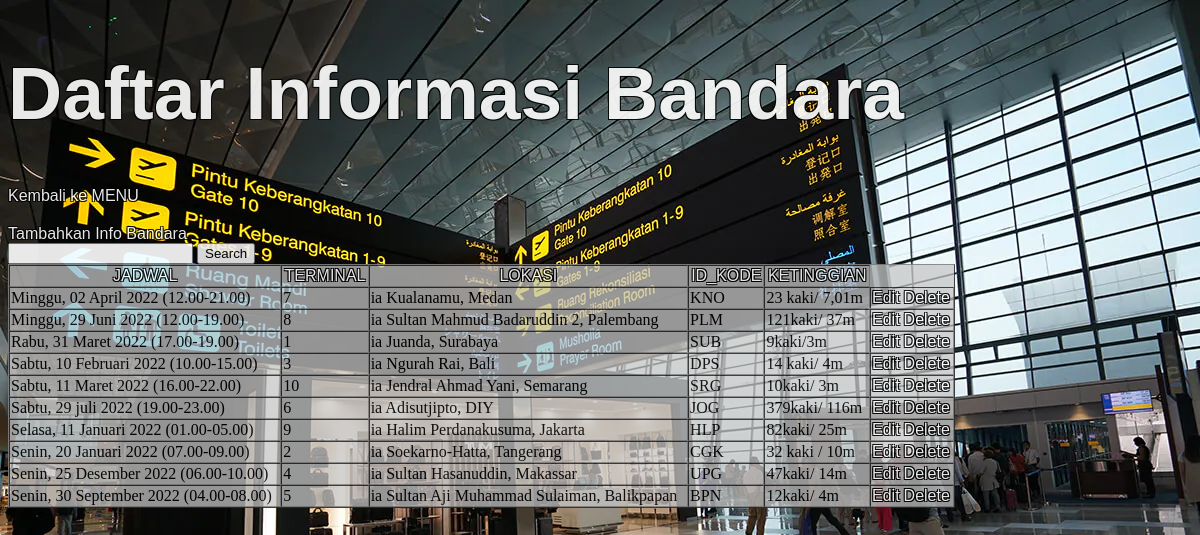
/bandara.php?orderby=JADWAL&pos=ASC, run on the app's committed database.
### tables this page shows
CREATE TABLE `bandara` (
  `JADWAL` varchar(50) NOT NULL,
  `TERMINAL` int(50) NOT NULL,
  `LOKASI` varchar(50) NOT NULL,
  `ID_KODE` varchar(50) NOT NULL,
  `KETINGGIAN` varchar(50) NOT NULL
);

### bandara.php (the view, shortened to what this page needs)
<?php
include_once ("config.php");
if(isset($_GET['search'])){
    $search = $_GET['search'];
    $search = strtolower($search);
}else $search = '';
if(isset($_GET['orderby']) and isset($_GET['pos'])){
    $orderby = $_GET['orderby'];
    $pos = $_GET['pos'];
    $result = mysqli_query($mysqli, "SELECT * FROM bandara ORDER BY $orderby $pos");
}else{
    $pos = '';
    $orderby = '';
    $result = mysqli_query($mysqli, "SELECT * FROM bandara");
}
?>
<!DOCTYPE html>
<html>
    <head>
        <link rel="stylesheet" href="style.css">
</head>
<body>
    <h1>Daftar Informasi Bandara</h1>
<a href="index.php">Kembali ke MENU</a>
<a href="addBandara.php">Tambahkan Info Bandara</a>
    <form action="bandara.php" method="get">
        <input type="text" name="search">
        <input type="submit" value="Search">
    </form>
    <table width='80%' border=1 cellpanding='10' cellspacing='0'>
<tr>
    <th><?php
        if($pos=='ASC' and $orderby=='JADWAL') {
            echo '<a href="bandara.php?orderby=JADWAL&pos=DESC">JADWAL</a>';
        }else {
            echo '<a href="bandara.php?orderby=JADWAL&pos=ASC">JADWAL</a>';
        }
        ?></th>
    <th><?php
        if($pos=='ASC' and $orderby=='TERMINAL') {
            echo '<a href="bandara.php?orderby=TERMINAL&pos=DESC">TERMINAL</a>';
        }else {
            echo '<a href="bandara.php?orderby=TERMINAL&pos=ASC">TERMINAL</a>';
        }
        ?></th>
    <th><?php
        if($pos=='ASC' and $orderby=='LOKASI') {
            echo '<a href="bandara.php?orderby=LOKASI&pos=DESC">LOKASI</a>';
        }else {
            echo '<a href="bandara.php?orderby=LOKASI&pos=ASC">LOKASI</a>';
        }
        ?></th>
    <th><?php
        if($pos=='ASC' and $orderby=='ID_KODE') {
            echo '<a href="bandara.php?orderby=ID_KODE&pos=DESC">ID_KODE</a>';
        }else {
            echo '<a href="bandara.php?orderby=ID_KODE&pos=ASC">ID_KODE</a>';
        }
        ?></th>
    <th><?php
        if($pos=='ASC' and $orderby=='KETINGGIAN') {
            echo '<a href="bandara.php?orderby=KETINGGIAN&pos=DESC">KETINGGIAN</a>';
        }else {
            echo '<a href="bandara.php?orderby=KETINGGIAN&pos=ASC">KETINGGIAN</a>';
        }
        ?></th>
</tr>
<?php
while ($item = mysqli_fetch_array($result)) {
    if($search == ''){
        echo '<tr>';
        echo "<td>".$item ['JADWAL']."</td>";
        echo "<td>".$item ['TERMINAL']."</td>";
        echo "<td>".$item ['LOKASI']."</td>";
        echo "<td>".$item ['ID_KODE']."</td>";
        echo "<td>".$item ['KETINGGIAN']."</td>";
        echo "<td><a href='editBandara.php?edit=".$item['ID_KODE']."'>Edit</a>
        <a href='deleteBandara.php?del=".$item['ID_KODE']."'>Delete</a>
        </td></tr>";
    }
}
    ?>
</table>
</body>
</html>

### style.css (style rules this page uses)
html { background: url(img/loginBackground.webp) no-repeat center center fixed; -webkit-background-size: cover; -moz-background-size: cover; -o-background-size: cover; background-size: cover; opacity: 0.9; }
h1 { font-size: 75px; font-family: 'Franklin Gothic Medium', 'Arial Narrow', Arial, sans-serif; font-weight: bold; color: white; text-shadow: -1px -1px 0 #000, 1px -1px 0 #000, -1px 1px 0 #000, 1px 1px 0 #000; }
a { color:white; text-decoration: none; font-family: 'Franklin Gothic Medium', 'Arial Narrow', Arial, sans-serif; font-weight:normal; text-shadow: -1px -1px 0 #000, 1px -1px 0 #000, -1px 1px 0 #000, 1px 1px 0 #000; }
table { background-color: rgba(197, 198, 199, 0.829); }

### data on the page
bandara: JADWAL "Minggu, 02 April 2022 (12.00-21.00)", TERMINAL "7", LOKASI "ia Kualanamu, Medan", ID_KODE "KNO", KETINGGIAN "23 kaki/ 7,01m"
bandara: JADWAL "Minggu, 29 Juni 2022 (12.00-19.00)", TERMINAL "8", LOKASI "ia Sultan Mahmud Badaruddin 2, Palembang", ID_KODE "PLM", KETINGGIAN "121kaki/ 37m"
bandara: JADWAL "Rabu, 31 Maret 2022 (17.00-19.00)", TERMINAL "1", LOKASI "ia Juanda, Surabaya", ID_KODE "SUB", KETINGGIAN "9kaki/3m"
bandara: JADWAL "Sabtu, 10 Februari 2022 (10.00-15.00)", TERMINAL "3", LOKASI "ia Ngurah Rai, Bali", ID_KODE "DPS", KETINGGIAN "14 kaki/ 4m"
bandara: JADWAL "Sabtu, 11 Maret 2022 (16.00-22.00)", TERMINAL "10", LOKASI "ia Jendral Ahmad Yani, Semarang", ID_KODE "SRG", KETINGGIAN "10kaki/ 3m"
bandara: JADWAL "Sabtu, 29 juli 2022 (19.00-23.00)", TERMINAL "6", LOKASI "ia Adisutjipto, DIY", ID_KODE "JOG", KETINGGIAN "379kaki/ 116m"
bandara: JADWAL "Selasa, 11 Januari 2022 (01.00-05.00)", TERMINAL "9", LOKASI "ia Halim Perdanakusuma, Jakarta", ID_KODE "HLP", KETINGGIAN "82kaki/ 25m"
bandara: JADWAL "Senin, 20 Januari 2022 (07.00-09.00)", TERMINAL "2", LOKASI "ia Soekarno-Hatta, Tangerang", ID_KODE "CGK", KETINGGIAN "32 kaki / 10m"
bandara: JADWAL "Senin, 25 Desember 2022 (06.00-10.00)", TERMINAL "4", LOKASI "ia Sultan Hasanuddin, Makassar", ID_KODE "UPG", KETINGGIAN "47kaki/ 14m"
bandara: JADWAL "Senin, 30 September 2022 (04.00-08.00)", TERMINAL "5", LOKASI "ia Sultan Aji Muhammad Sulaiman, Balikpapan", ID_KODE "BPN", KETINGGIAN "12kaki/ 4m"
